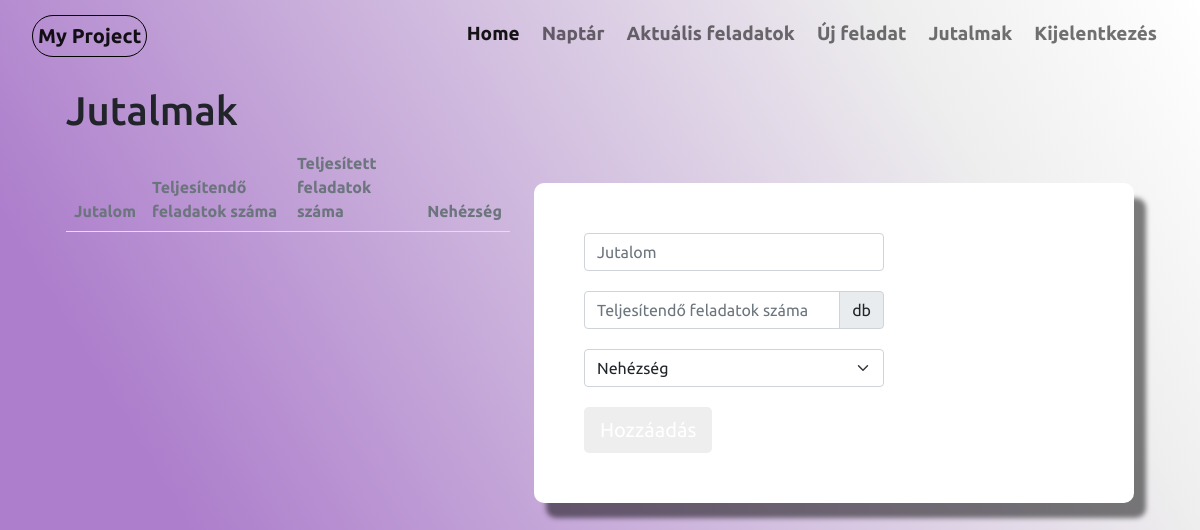
The page /jutalmak (signed in) on the database as committed earlier.
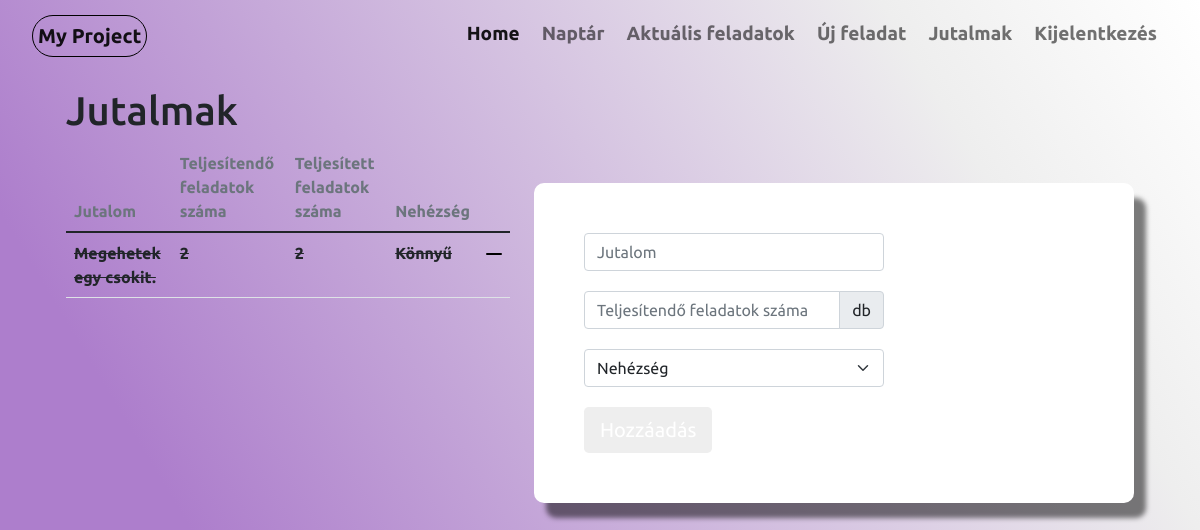
The same page on the database as committed later.
### website/models.py (models this page shows, shortened)
class Jutalom(db.Model):
    jutalom_id = db.Column(db.Integer, primary_key=True)
    jutalom_name = db.Column(db.String(60))
    ossz = db.Column(db.Integer)
    teljesitett_fel = db.Column(db.Integer)
    difficulty = db.Column(db.String(60))
    status = db.Column(db.Boolean,default=False)
    user_id = db.Column(db.Integer, db.ForeignKey('user.id'))

### website/views.py (the view, shortened to what this page needs)
@views.route("/jutalmak", methods=['GET','POST'])
@login_required
def jutalmak():
    if request.method == 'GET':
        user_jutalom = db.session.query(Jutalom).filter(Jutalom.user_id == current_user.id).all()
        return render_template("jutalom.html", user = current_user, jutalmak = user_jutalom)

### website/__init__.py (called while the page is built)
def create_app():
    app = Flask(__name__)
    app.secret_key = secrets.token_urlsafe(16)
    app.config['SQLALCHEMY_DATABASE_URI'] = f'sqlite:///{DB_NAME}'
    db.init_app(app)
    from .views import views
    from .auth import auth
    app.register_blueprint(views)
    app.register_blueprint(auth)
    from .models import User
    login_manager = LoginManager()
    login_manager.login_view = 'auth.login'
    login_manager.init_app(app)
    @login_manager.user_loader
    def load_user(id):
        return User.query.get(int(id))
    create_database(app)
    return app

### website/templates/jutalom.html (shortened to what this page needs)
{% extends "base.html"%}{% block title %}Jutalom{% endblock %}
{%block content%}
<div class="home">
<div class="container">
    <div class="container">
        <h1>Jutalmak</h1>
    </div>
    <div class="container">
        <div class="row">
            <div class="col">
                <table class="table  table-hover">
                    <thead class="fs-6 text-secondary fw-bold">
                        <td>Jutalom</td>
                        <td>Teljesítendő feladatok száma</td>
                        <td>Teljesített feladatok száma</td>
                        <td>Nehézség</td>
                    </thead>
                    <tbody class="fs-6 fw-bold">
                        {% for jutalom in jutalmak %}
                        {% if jutalom.ossz != jutalom.teljesitett_fel%}
                        <tr>
                            <td> {{jutalom.jutalom_name}}</td>
                            <td> {{jutalom.ossz}}</td>
                            <td> {{jutalom.teljesitett_fel}}</td>
                            <td> {{ jutalom.difficulty}}</td>
                            <td>
                                <a href="/delete/jutalom/{{ jutalom.jutalom_id }}">
                                    <svg xmlns="http://www.w3.org/2000/svg" width="16" height="16" fill="#000" class="bi bi-dash-lg" viewBox="0 0 16 16">
                                        <path d="M0 8a1 1 0 0 1 1-1h14a1 1 0 1 1 0 2H1a1 1 0 0 1-1-1z"/>
                                    </svg>
                                </a>
                            </td>
                        </tr>
                        {%else%}
                        <tr>
                            <td><del> {{jutalom.jutalom_name}}</del></td>
                            <td><del> {{jutalom.ossz}}</del></td>
                            <td><del> {{jutalom.teljesitett_fel}}</del></td>
                            <td><del> {{ jutalom.difficulty}}</del></td>
                            <td>
                                <a href="/delete/jutalom/{{ jutalom.jutalom_id }}">
                                    <svg xmlns="http://www.w3.org/2000/svg" width="16" height="16" fill="#000" class="bi bi-dash-lg" viewBox="0 0 16 16">
                                        <path d="M0 8a1 1 0 0 1 1-1h14a1 1 0 1 1 0 2H1a1 1 0 0 1-1-1z"/>
                                    </svg>
                                </a>
                            </td>
                        </tr>
                        {%endif%}
                        {%endfor%}
                    </tbody>
                </table>
            </div>
            <div class="col">
                <div class="signup-form">
                    <form action="" method="post">
                <div class="form-group">
                    <input type="text" class="form-control" id="jutalom" name="jutalom_name" placeholder="Jutalom" style="width:300px" required>
                </div>
                <div class="form-group">
                    <div class="input-group" style="width:300px">
                    <input type="text" class="form-control" id="ossz" name="ossz" placeholder="Teljesítendő feladatok száma" required>
                    <span class="input-group-text">db</span>
                </div>
                </div>
                <div class="form-group">
                    <select class="form-select" id="difficulty" style="width:300px" name="difficulty">
                        <option selected disabled>Nehézség</option>
                      </select>
                </div>
                <div>
                    <button type="submit" class="btn btn-primary btn-lg">Hozzáadás</button>
                </div>
            </form>
            </div>
            </div>
        </div>
    </div>
</div>
</div>
{%endblock%}

Rows that differ between the two databases and show on the page:
added Jutalom: jutalom_name "Megehetek egy csokit.", ossz "2", teljesitett_fel "2", difficulty "Könnyű"
